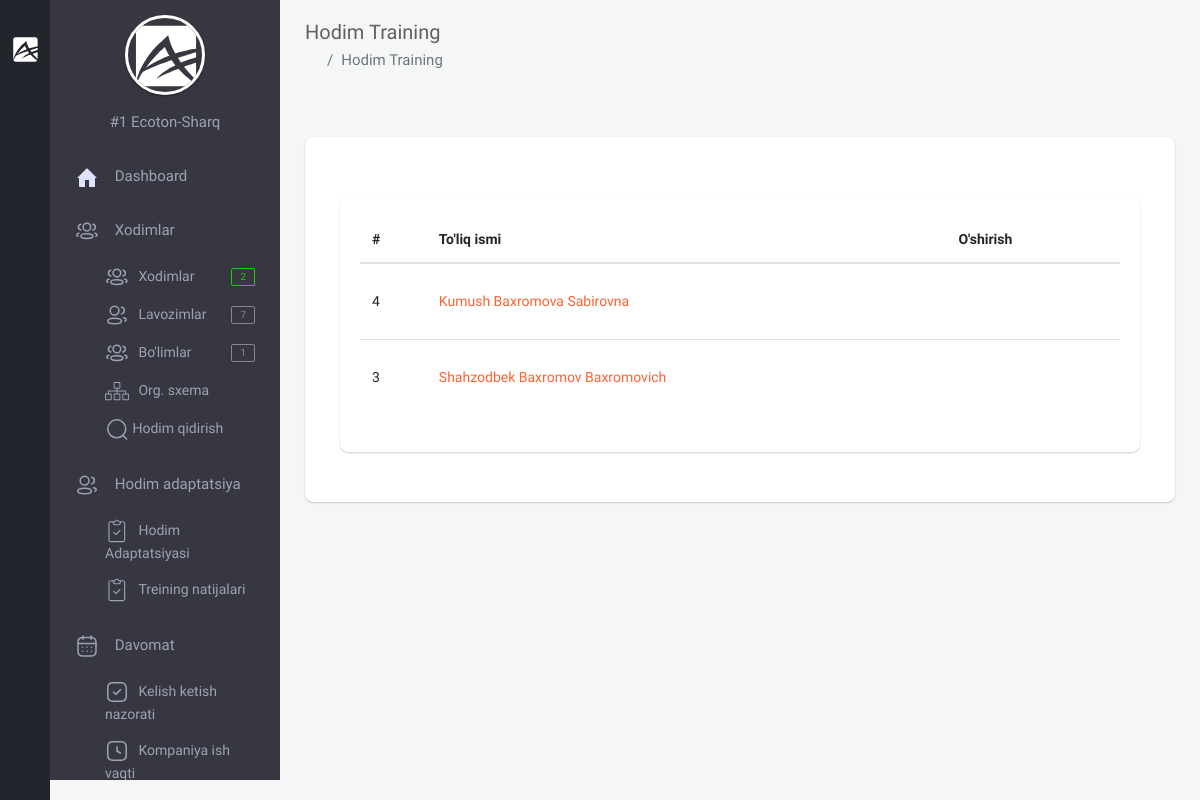
The app's page /backoffice/staff-training-answer (signed in), older data.
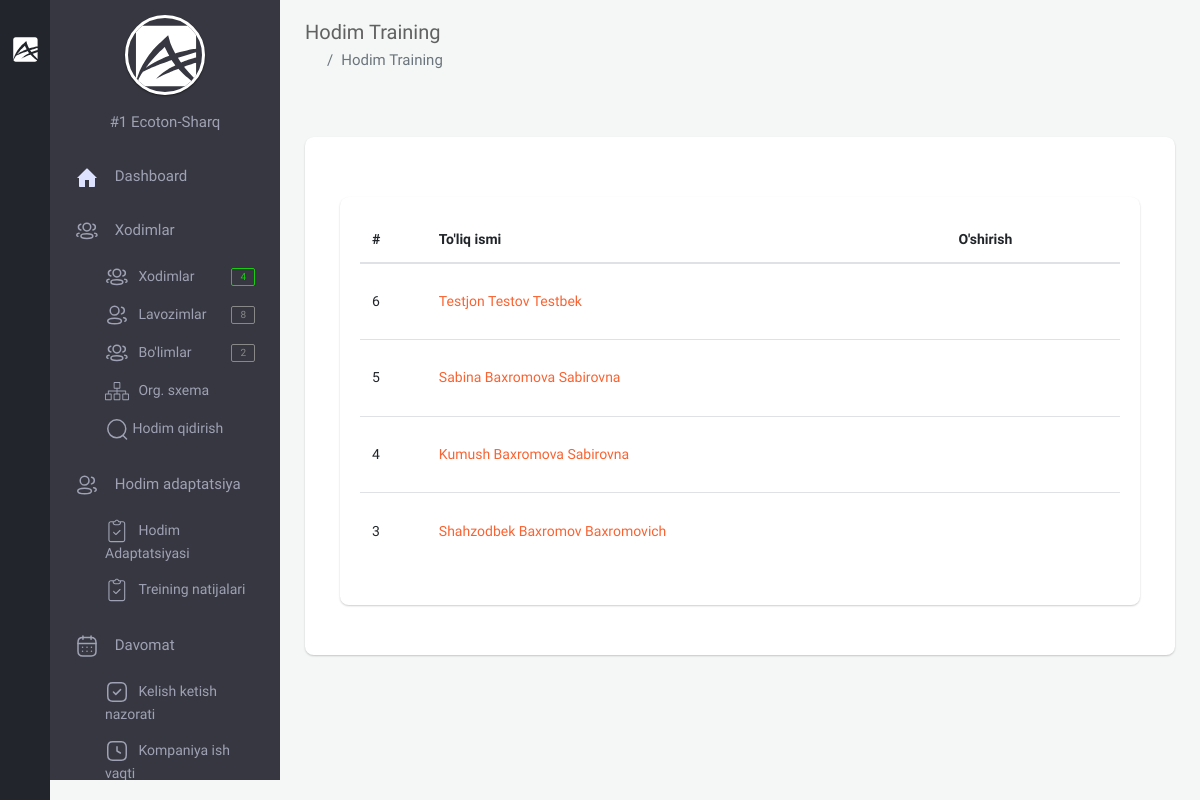
The same page, newer data.
### app/models.py (models this page shows, shortened)
class Staff(models.Model):
    GENDER = (
        ('male', 'Erkak'),
        ('female', 'Ayol')
    )
    company = models.ForeignKey(Company, on_delete=models.CASCADE, verbose_name="Kompaniya")
    first_name = models.CharField(null=True, blank=True, max_length=255, verbose_name="Ism")
    second_name = models.CharField(null=True, blank=True, max_length=255, verbose_name="Familiya")
    last_name = models.CharField(null=True, blank=True, max_length=255, verbose_name="Otasining ismi")
    username = models.CharField(null=True, blank=True, max_length=255, verbose_name="Username")
    birth_date = models.DateField(null=True, blank=True, verbose_name="Tug'ilgan sana")
    gender = models.CharField(choices=GENDER, max_length=10, verbose_name="Jinsi")
    password = models.CharField(null=True, blank=True, max_length=255, verbose_name="parol")
    training_url = models.UUIDField(max_length=200, unique=True, null=True, blank=True)
    tabel_number = models.PositiveIntegerField(null=True, blank=True, verbose_name="Tabel raqami")
    start_work_at = models.DateField(null=True, blank=True, verbose_name="Ish boshlagan sana")
    account_number = models.BigIntegerField(null=True, blank=True, verbose_name="Xisob raqami")
    email = models.EmailField(unique=True, verbose_name="Elektron manzil")
    mobile_phone = models.CharField(null=True, blank=True, max_length=15, verbose_name="Mobil telefon")
    home_phone = models.CharField(null=True, blank=True, max_length=15, verbose_name="Uy telefoni")
    work_phone = models.CharField(null=True, blank=True, max_length=15, verbose_name="Ish telefoni")
    address = models.CharField(null=True, blank=True, max_length=255, verbose_name="Uy manzili")
    image = models.ImageField(upload_to='company/staff/image/', null=True, blank=True, verbose_name="Xodimning rasmi")
    qr_code = models.ImageField(upload_to='company/staff/qr_code/', null=True, blank=True,
                                verbose_name="Xodimning qr code")
    department = models.ForeignKey(Department, on_delete=models.CASCADE, verbose_name="Bo'lim")
    position = models.ForeignKey(Position, on_delete=models.CASCADE, verbose_name="Lavozim")
    note = models.CharField(max_length=255, null=True, blank=True, verbose_name="Eslatma")
    created_at = models.DateTimeField(auto_now_add=True)
    class Meta:
        ordering = ['-created_at']
        verbose_name_plural = "Xodimlar"

### backoffice/views.py (the view)
# urls.py: path('staff-training-answer', views.TrainingAnswerListView.as_view(), name="staff_training_answer"),
class TrainingAnswerListView(LoginRequiredMixin, generic.ListView):
    template_name = 'backoffice/pages/trainig-info/answer.html'
    model = models.Staff
    def get_context_data(self, *, object_list=None, **kwargs):
        ctx = super(TrainingAnswerListView, self).get_context_data(**kwargs)
        company = self.request.user.company
        ctx['staffs'] = models.Staff.objects.filter(company=company)
        ctx['answers'] = models.TrainingAnswer.objects.filter(staff__company=company)
        return ctx

### app/models.py (called while the page is built)
    def __str__(self):
        return f'#{self.id}  {self.name}'

    @property
    def logo_url(self):
        if self.logo and hasattr(self.logo, 'url'):
            return self.logo.url

### backoffice/context_processors.py (called while the page is built)
def staff_amount(request):
    amount_staff = None
    if request.user.is_anonymous == False:
        company = request.user.company
        staff = models.Staff.objects.filter(company=company)
        amount_staff = staff.count()
    return {"amount_staff": amount_staff}

def position_amount(request):
    position_amounts = None
    if request.user.is_anonymous == False:
        company = request.user.company
        position = models.Position.objects.filter(company=company)
        position_amounts = position.count()
    return {
        'position_amounts': position_amounts
    }

def department_amount(request):
    department_amounts = None
    if request.user.is_anonymous == False:
        company = request.user.company
        department = models.Department.objects.filter(company=company)
        department_amounts = department.count()
    return {
        'department_amounts': department_amounts
    }

### templates/backoffice/pages/trainig-info/answer.html (shortened to what this page needs)
{% extends 'backoffice/base.html' %}
{% block content %}
    <section class="content">
        <div class="container-fluid">
            <div class="block-header">
            <div class="row clearfix">
                <div class="col-lg-5 col-md-5 col-sm-12">
                    <h2>Hodim Training</h2>
                    <ul class="breadcrumb padding-0">
                        <li class="breadcrumb-item"><a href="{% url 'backoffice-main' %}"><i class="zmdi zmdi-home"></i></a></li>
                        <li class="breadcrumb-item active">Hodim Training</li>
                    </ul>
                </div>
            </div>
        </div>
            <div class="row clearfix">
                <div class="col-lg-12 col-md-12 col-sm-12">
                    <div class="card">
                        <div class="header">
                        </div>
                        <div class="body">
                            <div class="col-lg-12 col-md-12 col-sm-12">
                                <div class="card">
                                    <div class="header">
                                    </div>
                                    <div class="body table-responsive">
                                        <table class="table table-hover">
                                            <thead>
                                            <tr>
                                                <th>#</th>
                                                <th>To'liq ismi</th>
                                                <th>O'shirish</th>
                                            </tr>
                                            </thead>
                                            <tbody>
                                                {% for staff in staffs %}
                                                    <tr>
                                                        <td>{{ staff.id }}</td>
                                                        <td>
                                                            <a href="#" data-toggle="modal" data-target="#defaultModal{{ staff.id }}">
                                                                {{ staff.first_name }} {{ staff.second_name }} {{ staff.last_name }}</a>
                                                        </td>
                                                        <td>
                                                            <form action="" method="POST">
                                                                <button class="btn btn-neutral" type="submit" ><i class="zmdi zmdi-delete"></i></button>
                                                            </form>
                                                        </td>
                                                    </tr>
                                                {% endfor %}
                                            </tbody>
                                        </table>
                                    </div>
                                </div>
                            </div>
                        </div>
                    </div>
                </div>
            </div>
        </div>
    </section>
{% endblock %}

### templates/backoffice/parts/minileftbar.html (shortened to what the changed rows need)
{% load static %}
<aside class="right_menu">
    <div id="leftsidebar" class="sidebar">
        <div class="menu">
            <ul class="list">
                <li>
                    <ul class="ml-menu" style="display: block;">
                        <li>
                                <a href="{% url 'staff' %}" class="waves-effect waves-block">
                                    <span>Xodimlar</span>
                                    <span class="badge badge-success float-right">{{ amount_staff }}</span>
                                </a>
                        </li>
                        <li>
                                <a href="{% url 'position' %}" class="waves-effect waves-block">
                                    <span>Lavozimlar</span>
                                    <span class="badge badge-default float-right">{{ position_amounts }}</span>
                                </a>
                        </li>
                        <li>
                                <a href="{% url 'department' %}" class="waves-effect waves-block">
                                    <span>Bo'limlar</span>
                                    <span class="badge badge-default float-right">{{ department_amounts }}</span>
                                </a>
                        </li>
                    </ul>
                </li>
            </ul>
        </div>
    </div>
</aside>

Row changes from the older to the newer data that the page shows:
added Staff: id "6", first_name "Testjon", second_name "Testov", last_name "Testbek"
added Staff: id "5", first_name "Sabina", second_name "Baxromova", last_name "Sabirovna"
Text that changed along with them:
{{ amount_staff }}: "2" → "4"
{{ position_amounts }}: "7" → "8"
{{ department_amounts }}: "1" → "2"
